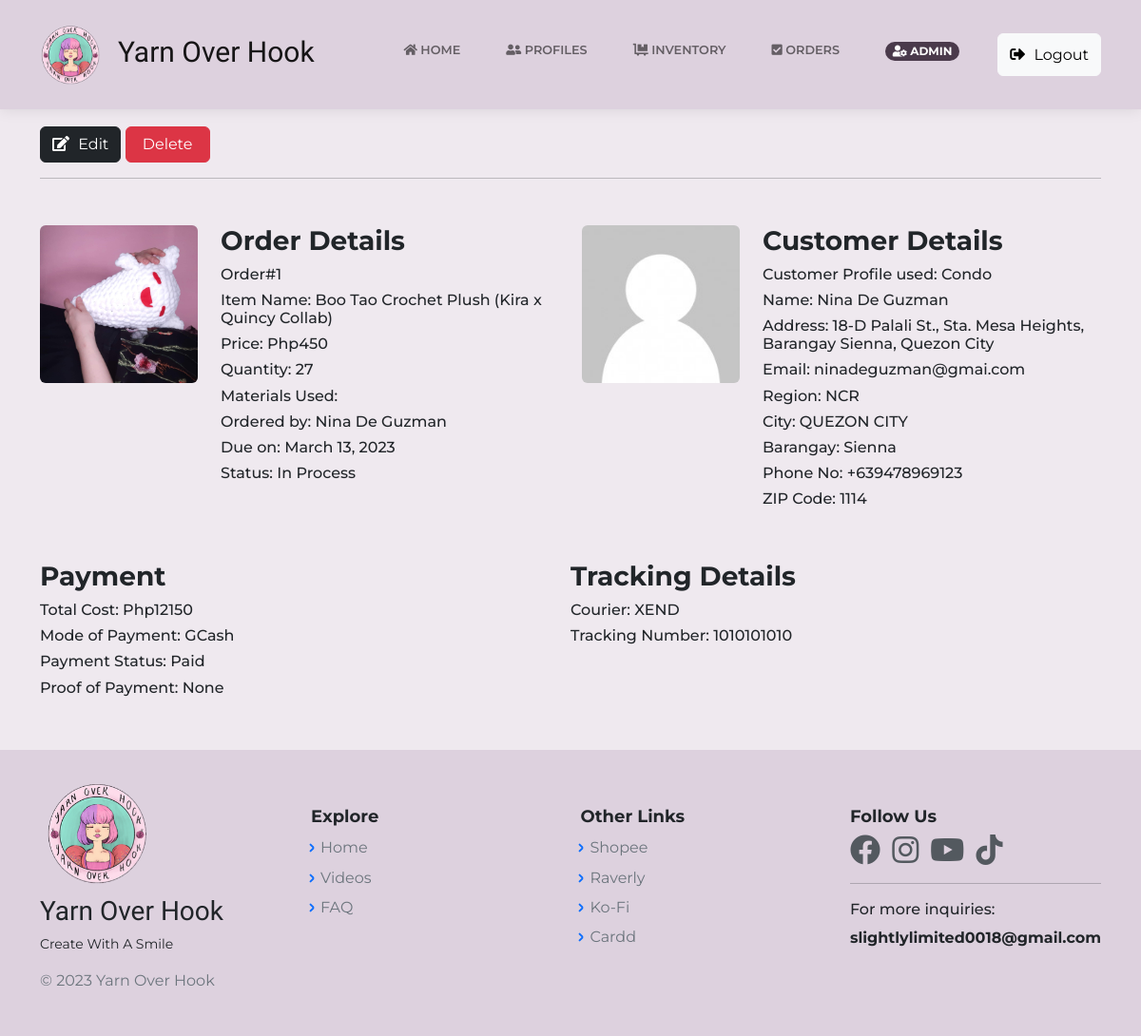
/OrderPageAdmin.php?id=1 (signed in), run on an earlier commit of the app's database.
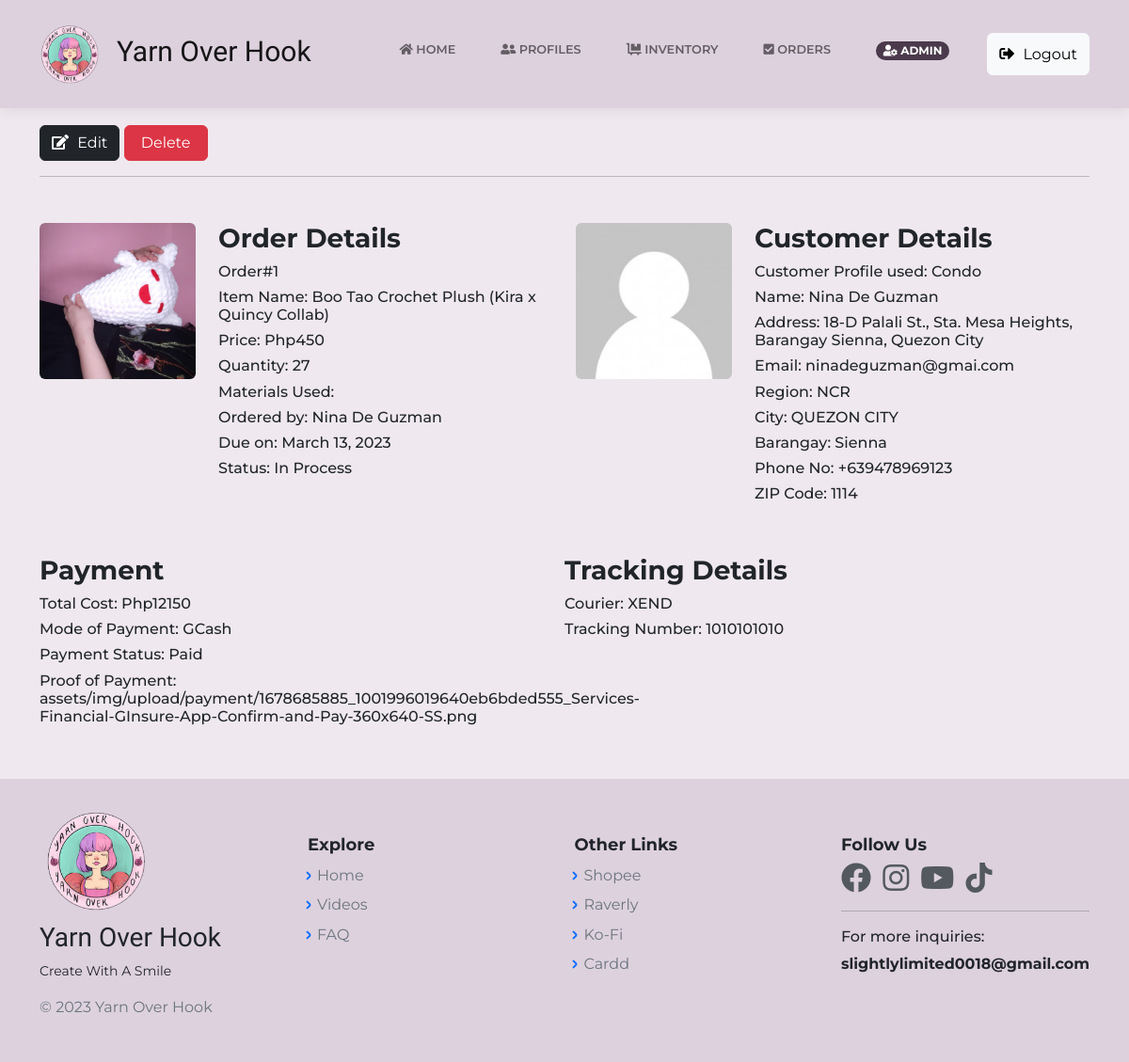
And on a later commit of the database.
### tables this page shows
CREATE TABLE `orders_db` (
  `OrderID` bigint(20) NOT NULL,
  `ItemID` bigint(20) NOT NULL,
  `c_id` bigint(12) NOT NULL,
  `OrderQty` int(11) NOT NULL,
  `OrderType` varchar(255) NOT NULL,
  `TypeID` int(11) NOT NULL,
  `OrderDate` timestamp NOT NULL DEFAULT current_timestamp() ON UPDATE current_timestamp(),
  `OrderTotal` int(12) NOT NULL,
  `proof_img` varchar(255) NOT NULL,
  `p_mode` varchar(255) NOT NULL,
  `tracking_no` varchar(255) NOT NULL,
  `courier_id` varchar(255) NOT NULL,
  `pay_status` varchar(255) NOT NULL
);

CREATE TABLE `inventory_db` (
  `id` bigint(20) NOT NULL,
  `ItemID` bigint(20) NOT NULL,
  `ItemName` varchar(100) NOT NULL,
  `ItemImg` varchar(255) NOT NULL,
  `ItemDesc` text NOT NULL,
  `ItemType` varchar(255) NOT NULL,
  `TypeID` int(11) NOT NULL,
  `ItemPrice` int(12) NOT NULL,
  `ItemQty` int(12) NOT NULL,
  `created_at` timestamp NOT NULL DEFAULT current_timestamp() ON UPDATE current_timestamp()
);

CREATE TABLE `cust_profile` (
  `id` bigint(20) NOT NULL,
  `c_id` bigint(12) NOT NULL,
  `c_name` varchar(60) NOT NULL,
  `c_avatar` varchar(255) NOT NULL,
  `c_label` varchar(255) NOT NULL,
  `email` varchar(60) NOT NULL,
  `region` varchar(60) NOT NULL,
  `city` varchar(60) NOT NULL,
  `street` varchar(60) NOT NULL,
  `barangay` varchar(60) NOT NULL,
  `phone_no` varchar(20) NOT NULL,
  `zip_code` int(12) NOT NULL,
  `unit_no` int(11) NOT NULL,
  `date` timestamp NOT NULL DEFAULT current_timestamp() ON UPDATE current_timestamp(),
  `address` varchar(150) NOT NULL,
  `login_id` bigint(12) NOT NULL,
  `unique_id` int(5) NOT NULL DEFAULT 1,
  `cust_status` int(1) NOT NULL DEFAULT 0
);

### OrderPageAdmin.php (the view, shortened to what this page needs)
<?php
    include("includes/dbh.inc.php");
    if(isset($_GET['id'])) {
		$id = mysqli_real_escape_string($con, $_GET['id']);
		$item = "SELECT * FROM orders_db INNER JOIN cust_profile
        ON orders_db.c_id = cust_profile.c_id INNER JOIN inventory_db
        ON orders_db.ItemID = inventory_db.ItemID  WHERE OrderID = $id AND cust_profile.cust_status = '1'";
		$result = mysqli_query($con, $item);
		$order = mysqli_fetch_assoc($result);
	}
    require 'layouts/Header.php';
?>
<body class="d-flex flex-column min-vh-100">
<?php require 'layouts/nav.php';?>
    <div class="container my-5">
        <form class="mb-3" method="POST" id="form">
            <a class="btn btn-dark" href="EditOrder.php?id=<?php echo $order['OrderID']; ?>" type="submit" name="edit" role="button"><i class="fas fa-edit"></i> Edit</a>
            <input class="btn btn-danger" name="delete" role="button" value="Delete" style="width: 8%">
        </form><hr>
        <div class="row mt-5">
            <div class="col-md-6">
                <div class="row">
                    <div class="col-md-4">
                        <img class="rounded img-fluid" src="<?php echo $order['ItemImg']; ?>">
                    </div>
                    <div class="col-md-8">
                        <h3><strong> Order Details </strong></h3>
                        <h6> Order#<?php echo $order['OrderID']; ?> </h6>
                        <h6> Item Name: <?php echo $order['ItemName']; ?></h6>
                        <h6> Price: Php<?php echo $order['ItemPrice']; ?></h6>
                        <h6> Quantity: <?php echo $order['OrderQty']; ?></h6>
                        <h6> Materials Used: </h6>
                        <h6> Ordered by: <?php echo $order['c_name']; ?></h6>
                        <h6> Due on: <?php echo date("F d, Y", strtotime($order['OrderDate'])); ?></h6>
                        <h6> Status: <?php echo $order['OrderType']; ?></h6>
                    </div>
                </div>
            </div>
            <div class="col-md-6">
                <div class="row">
                    <div class="col-md-4">
                        <img class="rounded img-fluid" src="<?php echo $order['c_avatar']; ?>">
                    </div>
                    <div class="col-md-8">
                        <h3><strong> Customer Details </strong></h3>
                        <h6> Customer Profile used: <?php echo $order['c_label']; ?></h6>
                        <h6> Name: <?php echo $order['c_name']; ?> </h6>
                        <h6> Address: <?php echo $order['address']; ?></h6>
                        <h6> Email: <?php echo $order['email']; ?></h6>
                        <h6> Region: <?php echo $order['region']; ?></h6>
                        <h6> City: <?php echo $order['city']; ?></h6>
                        <h6> Barangay: <?php echo $order['barangay']; ?></h6>
                        <h6> Phone No: <?php echo $order['phone_no']; ?></h6>
                        <h6> ZIP Code: <?php echo $order['zip_code']; ?></h6>
                    </div>
                </div>
            </div>
            <div class="row mt-5">
                <div class="col-md-6">
                    <h3><strong> Payment </strong></h3>
                    <h6> Total Cost: Php<?php echo $order['OrderTotal']; ?></h6>
                    <h6> Mode of Payment: <?php echo $order['p_mode']; ?></h6>
                    <h6> Payment Status: <?php echo $order['pay_status']; ?></h6>
                    <h6> Proof of Payment: <?php echo $order['proof_img']; ?></h6>
                </div>
                <div class="col-md-6">
                    <h3><strong> Tracking Details </strong></h3>
                    <h6> Courier: <?php echo $order['courier_id']; ?></h6>
                    <h6> Tracking Number: <?php echo $order['tracking_no']; ?></h6>
                </div>
            </div>
        </div>
    </div>
<?php require 'layouts/Footer.php';?>

What changed in the data, as far as the page shows it:
changed orders_db "In Process": proof_img "None" → "assets/img/upload/payment/1678685885_1001996019640eb6bded555_Services-Financial-GInsure-App-Confirm-and-Pay-360x640-SS.png"
